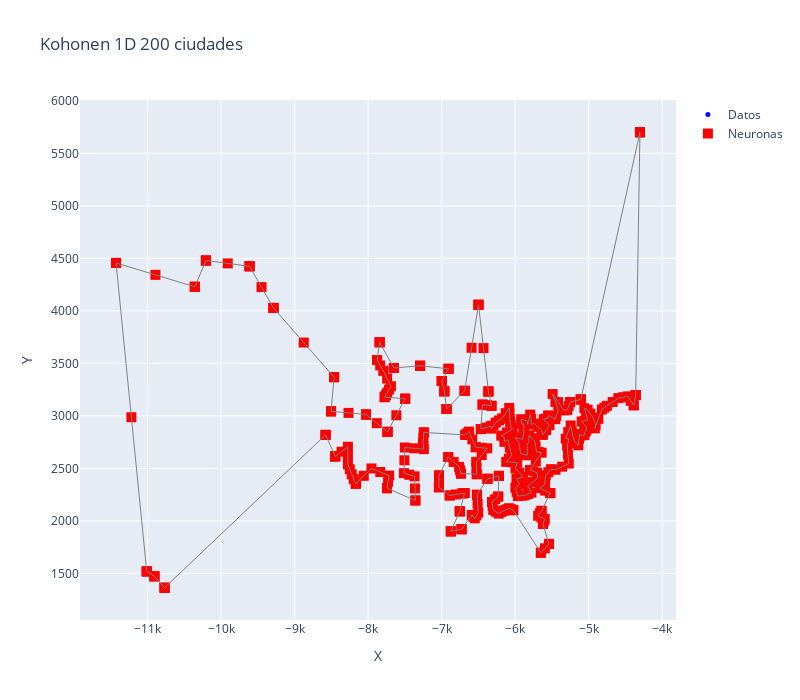

The notebook cell this image was saved under:
### Code cell
resultados_200 = entrenar_1D_unico(
    dataset_200,
    alpha=0.5,
    iteraciones=10000,
    varianza=8,
    multiplicador=2
)
